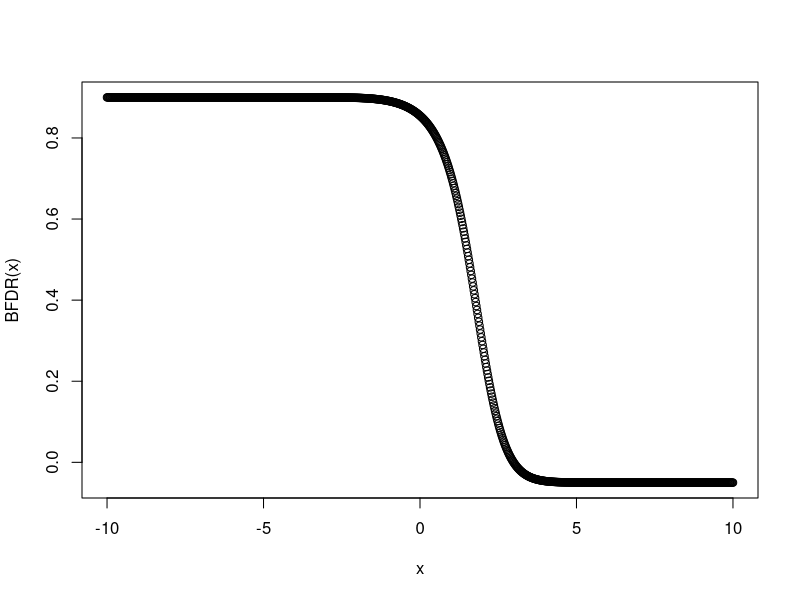

Here is the R script that generated this plot:
n=10000
#beta=0.6
eps=0.05
#r=1
#mu=sqrt(2*r*log(n))
mu=3
c0=1
cA=1
rep=1000
FWER=c()
FDR=c()
cost1=c()
thres=(mu/2)+(log(c0/cA)+log((1-eps)/eps))/mu


for (i in 1:rep) {
altern=rbinom(n,1,eps)  #=0 for H0
X=rnorm(n)*(1-altern)+rnorm(n,mu)*altern
result=(X>=thres)       #=1, when H0 is rejected
V=result&(1-altern)     #=1, when H0 is rejected and H0 is true
T=(1-result)&(altern)   #=1, when H0 is accepted and H1 is true
FWER=c(FWER,(sum(V)>=1))
FDR=c(FDR,sum(V)/max(sum(result),1))
cost1=c(cost1, (c0*sum(V)+cA*sum(T)))
}

mean(FWER)
mean(FDR)
mean(cost1)

q=0.05
BFDR=function(x){F0=pnorm(x)
F=(1-eps)*pnorm(x)+eps*pnorm(x,mean = mu) 
return((1-eps)*(1-F0)/(1-F)-q)}

x=seq(-10,10,0.02)
plot(BFDR(x)~x)

cBFDR=uniroot(BFDR, interval = c(-10,10))$root


FWER=c()
FDR=c()
R=c()
cost2=c()

for (i in 1:rep) {
  altern=rbinom(n,1,eps)  #=0 for H0
  X=rnorm(n)*(1-altern)+rnorm(n,mu)*altern
  result=(X>=cBFDR)       #=1, when H0 is rejected
  V=result&(1-altern)     #=1, when H0 is rejected and H0 is true
  T=(1-result)&(altern)   #=1, when H0 is accepted and H1 is true
  FWER=c(FWER,(sum(V)>=1))
  FDR=c(FDR,sum(V)/max(sum(result),1))
  R=c(R, sum(result)>0)
  cost2=c(cost2, (c0*sum(V)+cA*sum(T)))
}

mean(FWER)
mean(FDR)
mean(FDR)/mean(R)
mean(cost2)

